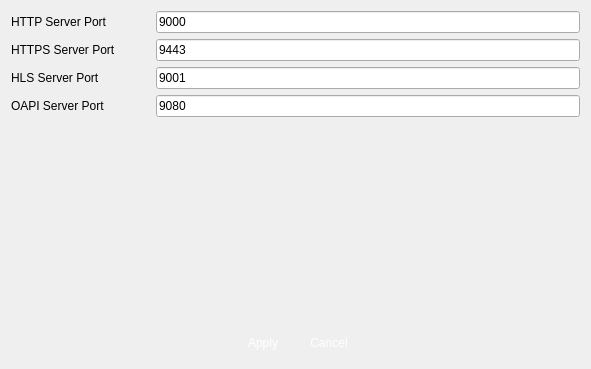
<?xml version="1.0" encoding="UTF-8"?>
<ui version="4.0">
 <class>VSCOAPI</class>
 <widget class="QWidget" name="VSCOAPI">
  <property name="geometry">
   <rect>
    <x>0</x>
    <y>0</y>
    <width>591</width>
    <height>369</height>
   </rect>
  </property>
  <property name="windowTitle">
   <string>HDFS</string>
  </property>
  <property name="windowIcon">
   <iconset>
    <normaloff>:/logo/resources/vscsmall.jpg</normaloff>:/logo/resources/vscsmall.jpg</iconset>
  </property>
  <layout class="QVBoxLayout" name="verticalLayout">
   <item>
    <layout class="QGridLayout" name="gridLayout">
     <property name="horizontalSpacing">
      <number>40</number>
     </property>
     <item row="0" column="0">
      <widget class="QLabel" name="label_2">
       <property name="text">
        <string>HTTP Server Port</string>
       </property>
      </widget>
     </item>
     <item row="0" column="2">
      <widget class="QLineEdit" name="HTTPPort">
       <property name="maximumSize">
        <size>
         <width>16777215</width>
         <height>16777215</height>
        </size>
       </property>
       <property name="text">
        <string>9000</string>
       </property>
       <property name="readOnly">
        <bool>false</bool>
       </property>
      </widget>
     </item>
     <item row="5" column="0">
      <widget class="QLabel" name="label_3">
       <property name="text">
        <string>OAPI Server Port</string>
       </property>
      </widget>
     </item>
     <item row="2" column="0">
      <widget class="QLabel" name="label_4">
       <property name="text">
        <string>HLS Server Port</string>
       </property>
      </widget>
     </item>
     <item row="5" column="2">
      <widget class="QLineEdit" name="OAPIPort">
       <property name="maximumSize">
        <size>
         <width>16777215</width>
         <height>16777215</height>
        </size>
       </property>
       <property name="text">
        <string>9080</string>
       </property>
       <property name="readOnly">
        <bool>false</bool>
       </property>
      </widget>
     </item>
     <item row="2" column="2">
      <widget class="QLineEdit" name="HLSPort">
       <property name="maximumSize">
        <size>
         <width>16777215</width>
         <height>16777215</height>
        </size>
       </property>
       <property name="text">
        <string>9001</string>
       </property>
       <property name="readOnly">
        <bool>false</bool>
       </property>
      </widget>
     </item>
     <item row="1" column="0">
      <widget class="QLabel" name="label_5">
       <property name="text">
        <string>HTTPS Server Port</string>
       </property>
      </widget>
     </item>
     <item row="1" column="2">
      <widget class="QLineEdit" name="HTTPSSLPort">
       <property name="maximumSize">
        <size>
         <width>16777215</width>
         <height>16777215</height>
        </size>
       </property>
       <property name="text">
        <string>9443</string>
       </property>
       <property name="readOnly">
        <bool>false</bool>
       </property>
      </widget>
     </item>
    </layout>
   </item>
   <item>
    <spacer name="verticalSpacer">
     <property name="orientation">
      <enum>Qt::Vertical</enum>
     </property>
     <property name="sizeHint" stdset="0">
      <size>
       <width>20</width>
       <height>40</height>
      </size>
     </property>
    </spacer>
   </item>
   <item>
    <layout class="QHBoxLayout" name="horizontalLayout">
     <item>
      <spacer name="horizontalSpacer">
       <property name="orientation">
        <enum>Qt::Horizontal</enum>
       </property>
       <property name="sizeHint" stdset="0">
        <size>
         <width>40</width>
         <height>20</height>
        </size>
       </property>
      </spacer>
     </item>
     <item>
      <widget class="QPushButton" name="pushButtonApply">
       <property name="minimumSize">
        <size>
         <width>60</width>
         <height>30</height>
        </size>
       </property>
       <property name="maximumSize">
        <size>
         <width>60</width>
         <height>30</height>
        </size>
       </property>
       <property name="styleSheet">
        <string notr="true">QPushButton { 
border:none;
color:white;
background-image: url(:/action/resources/button.png);}
QPushButton:hover {
	background-image: url(:/action/resources/buttonpress.png);}
QPushButton:pressed {
	background-image: url(:/action/resources/button.png);}
</string>
       </property>
       <property name="text">
        <string>Apply</string>
       </property>
       <property name="iconSize">
        <size>
         <width>60</width>
         <height>40</height>
        </size>
       </property>
      </widget>
     </item>
     <item>
      <widget class="QPushButton" name="pushButtonCancel">
       <property name="minimumSize">
        <size>
         <width>60</width>
         <height>30</height>
        </size>
       </property>
       <property name="maximumSize">
        <size>
         <width>60</width>
         <height>30</height>
        </size>
       </property>
       <property name="styleSheet">
        <string notr="true">QPushButton { 
border:none;
color:white;
background-image: url(:/action/resources/button.png);}
QPushButton:hover {
	background-image: url(:/action/resources/buttonpress.png);}
QPushButton:pressed {
	background-image: url(:/action/resources/button.png);}
</string>
       </property>
       <property name="text">
        <string>Cancel</string>
       </property>
       <property name="iconSize">
        <size>
         <width>60</width>
         <height>40</height>
        </size>
       </property>
      </widget>
     </item>
     <item>
      <spacer name="horizontalSpacer_2">
       <property name="orientation">
        <enum>Qt::Horizontal</enum>
       </property>
       <property name="sizeHint" stdset="0">
        <size>
         <width>40</width>
         <height>20</height>
        </size>
       </property>
      </spacer>
     </item>
    </layout>
   </item>
  </layout>
 </widget>
 <resources>
  <include location="../../../main/vscmainwindows.qrc"/>
 </resources>
 <connections/>
</ui>
